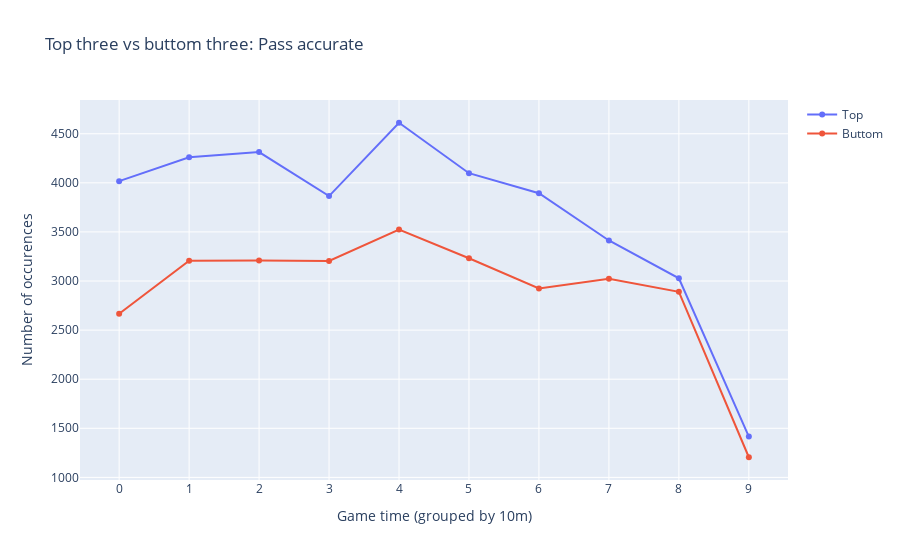
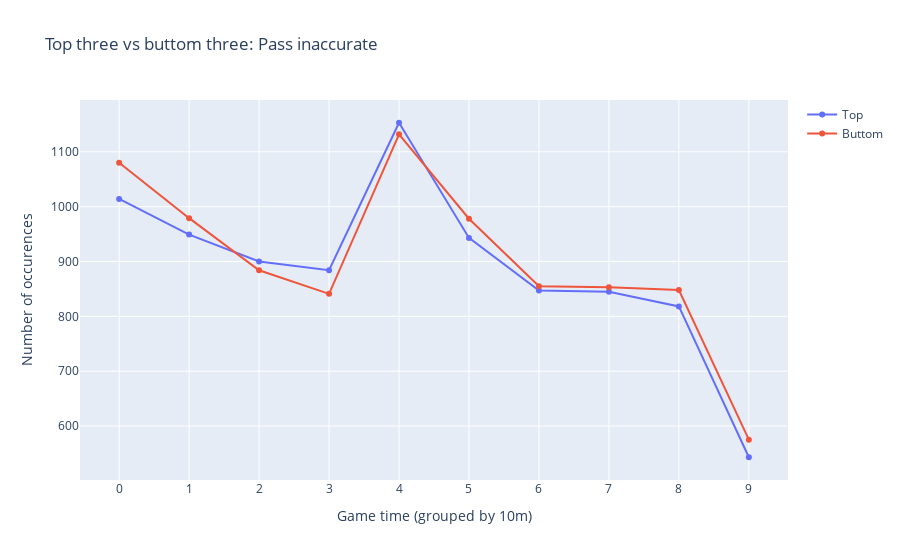
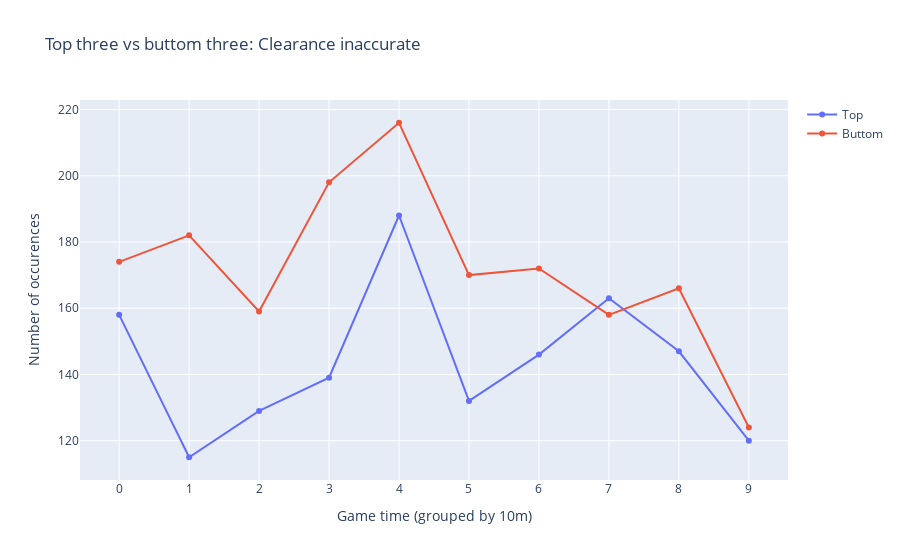
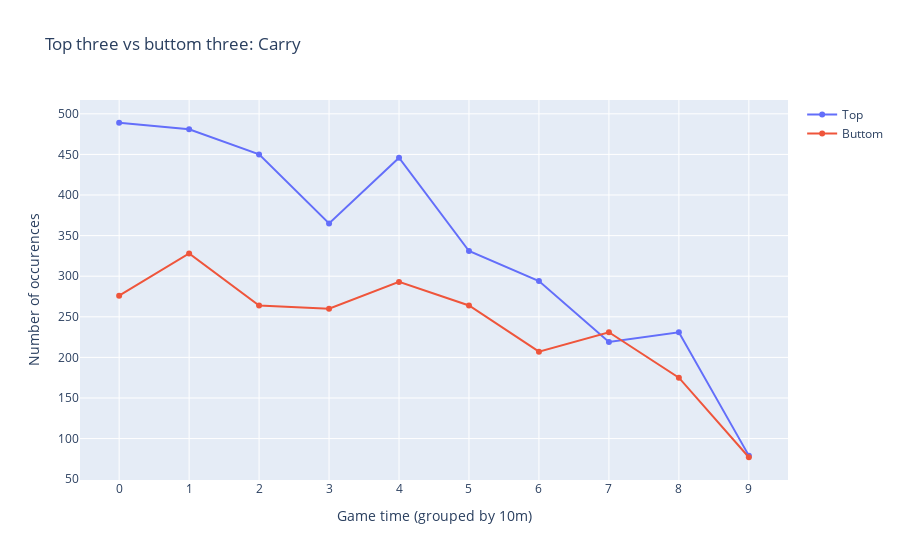

Notebook source saved alongside these figures, in order:
### Code cell
# Plot number of occurences per event for top three vs last three teams.
# One plot per action event.

for column in df.action.unique():

    tmp_top = df_top_teams.loc[(df_top_teams['action'] == column)].groupby(['time_section', 'action']).size().reset_index().rename(columns={0:"count"})
    tmp_last = df_last_teams.loc[(df_last_teams['action'] == column)].groupby(['time_section', 'action']).size().reset_index().rename(columns={0:"count"})

    fig = go.Figure()

    fig.add_trace(go.Scatter(x=tmp_top["time_section"], y=tmp_top["count"], mode="lines+markers", name="Top"))
    fig.add_trace(go.Scatter(x=tmp_last["time_section"], y=tmp_last["count"], mode="lines+markers", name="Buttom"))

    fig.update_layout(title=f'Top three vs buttom three: {column}',
                       xaxis_title='Game time (grouped by 10m)',
                       yaxis_title='Number of occurences')

    fig.show()

### Figure 1 — Plotly figure (JSON) as saved in the notebook; plotly's stock layout.template omitted (floating-point values rounded to 4 significant figures)
{"data": [{"mode": "lines+markers", "name": "Top", "type": "scatter", "x": ["0", "1", "2", "3", "4", "5", "6", "7", "8", "9"], "y": [4017, 4260, 4313, 3865, 4612, 4098, 3894, 3413, 3028, 1416]}, {"mode": "lines+markers", "name": "Buttom", "type": "scatter", "x": ["0", "1", "2", "3", "4", "5", "6", "7", "8", "9"], "y": [2666, 3207, 3210, 3205, 3525, 3232, 2924, 3023, 2890, 1205]}], "layout": {"title": {"text": "Top three vs buttom three: Pass accurate"}, "xaxis": {"title": {"text": "Game time (grouped by 10m)"}}, "yaxis": {"title": {"text": "Number of occurences"}}}}

### Figure 2 — Plotly figure (JSON) as saved in the notebook; plotly's stock layout.template omitted (floating-point values rounded to 4 significant figures)
{"data": [{"mode": "lines+markers", "name": "Top", "type": "scatter", "x": ["0", "1", "2", "3", "4", "5", "6", "7", "8", "9"], "y": [1014, 949, 900, 884, 1153, 943, 847, 845, 818, 543]}, {"mode": "lines+markers", "name": "Buttom", "type": "scatter", "x": ["0", "1", "2", "3", "4", "5", "6", "7", "8", "9"], "y": [1080, 979, 884, 841, 1132, 978, 855, 853, 848, 575]}], "layout": {"title": {"text": "Top three vs buttom three: Pass inaccurate"}, "xaxis": {"title": {"text": "Game time (grouped by 10m)"}}, "yaxis": {"title": {"text": "Number of occurences"}}}}

### Figure 3 — Plotly figure (JSON) as saved in the notebook; plotly's stock layout.template omitted (floating-point values rounded to 4 significant figures)
{"data": [{"mode": "lines+markers", "name": "Top", "type": "scatter", "x": ["0", "1", "2", "3", "4", "5", "6", "7", "8", "9"], "y": [158, 115, 129, 139, 188, 132, 146, 163, 147, 120]}, {"mode": "lines+markers", "name": "Buttom", "type": "scatter", "x": ["0", "1", "2", "3", "4", "5", "6", "7", "8", "9"], "y": [174, 182, 159, 198, 216, 170, 172, 158, 166, 124]}], "layout": {"title": {"text": "Top three vs buttom three: Clearance inaccurate"}, "xaxis": {"title": {"text": "Game time (grouped by 10m)"}}, "yaxis": {"title": {"text": "Number of occurences"}}}}

### Figure 4 — Plotly figure (JSON) as saved in the notebook; plotly's stock layout.template omitted (floating-point values rounded to 4 significant figures)
{"data": [{"mode": "lines+markers", "name": "Top", "type": "scatter", "x": ["0", "1", "2", "3", "4", "5", "6", "7", "8", "9"], "y": [489, 481, 450, 365, 446, 331, 294, 219, 231, 79]}, {"mode": "lines+markers", "name": "Buttom", "type": "scatter", "x": ["0", "1", "2", "3", "4", "5", "6", "7", "8", "9"], "y": [276, 328, 264, 260, 293, 264, 207, 231, 175, 77]}], "layout": {"title": {"text": "Top three vs buttom three: Carry"}, "xaxis": {"title": {"text": "Game time (grouped by 10m)"}}, "yaxis": {"title": {"text": "Number of occurences"}}}}
